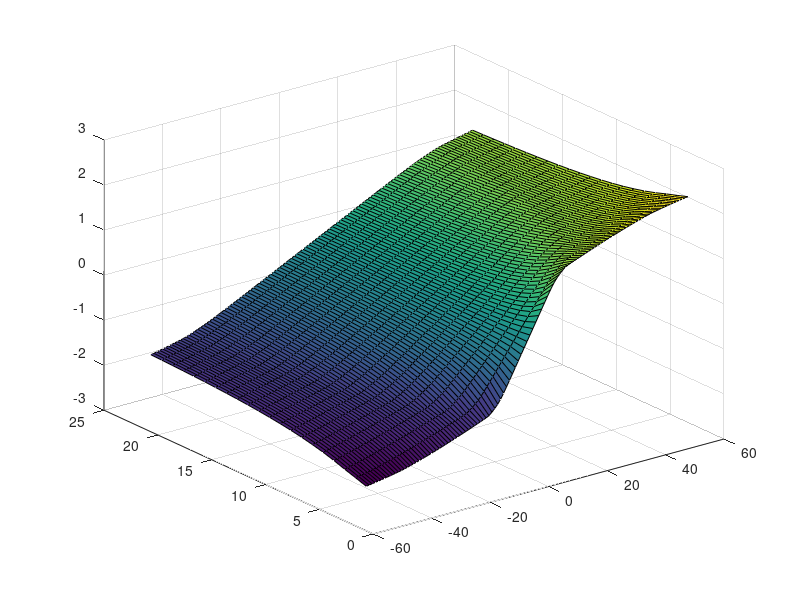

Write the MATLAB code that produced this figure. (Note: this script raises an error after producing the figure.)
% ╔═══════════════════════════════════════════════════════════════════════╗
% ║───────────────╔╗─╔╗───────────╔╗──────────╔╗─╔╦═══╦╗──╔╗──────────────║
% ║───────────────║║─║║───────────║║──────────║║─║║╔═╗║╚╗╔╝║──────────────║
% ║───────────────║╚═╝╠╗─╔╦══╦══╦═╣║╔══╦══╦══╗║║─║║╚═╝╠╗║║╔╝──────────────║
% ║───────────────║╔═╗║║─║║╔╗║║═╣╔╣║║╔╗║╔╗║╔╗║║║─║║╔══╝║╚╝║───────────────║
% ║───────────────║║─║║╚═╝║╚╝║║═╣║║╚╣╚╝║╚╝║╚╝║║╚═╝║║───╚╗╔╝───────────────║
% ║───────────────╚╝─╚╩═╗╔╣╔═╩══╩╝╚═╩══╩══╣╔═╝╚═══╩╝────╚╝────────────────║
% ║───────────────────╔═╝║║║──────────────║║──────────────────────────────║
% ║───────────────────╚══╝╚╝──────────────╚╝──────────────────────────────║
% ╚═══════════════════════════════════════════════════════════════════════╝
%% Script initialization
clear
clc
close all

%cd C:\FERRAN\2_Hyperloop_2022\1_dynamics_H7\3_Estudio_Inductancia
addpath('plots')
addpath('lib')

% % H7
% load("data.mat")
% 
% air_gap         = r.air_gap;
% current         = r.current;
% force           = r.force;
% magnetic_flux   = r.magnetic_flux;
% 
% [AG_map, I_map] = meshgrid(air_gap, current);
% 
% plotMF(AG_map, I_map, magnetic_flux)
% surf(AG_map, I_map, magnetic_flux)

% H8
load("ems.mat")

air_gap         = ems.Airgap';
current         = ems.Current;
force           = ems.Force_Vertical;
magnetic_flux   = ems.Flux';

[I_map, AG_map] = meshgrid(current, air_gap);

%plotMF(AG_map, I_map, magnetic_flux)
figure
surf(I_map, AG_map, magnetic_flux)

%% Discretization 

% H7
% L = zeros((length(current)-2), length(air_gap));        % Inductance [H]
% 
% for AG_i = 1:length(air_gap)
%     L(:, AG_i) = FDM(magnetic_flux(AG_i, :), current);  
% end
% 
% [AG_reduced_map, I_reduced_map] = meshgrid(air_gap, current(2:(end-1)));
% 
% % plotL(AG_reduced_map, I_reduced_map, L)
% surf(AG_reduced_map, I_reduced_map, L)

% H8
L = zeros((length(current)-2), length(air_gap));        % Inductance [H]

for AG_i = 1:(length(air_gap))
    L(:,AG_i) = FDM(magnetic_flux(AG_i, :), current); 
end

[AG_reduced_map, I_reduced_map] = meshgrid(air_gap, current(2:(end-1)));

% plotL(AG_reduced_map, I_reduced_map, L)
surf(AG_reduced_map, I_reduced_map, L)

%% Data collection - Lookup table

ems.Inductance              = L';
save("ems.mat", "ems")
